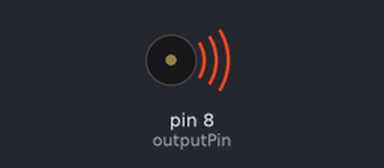
Recording of a sketch running on a simulated Arduino Uno, built with avr-gcc and run on an emulated ATmega328P. Shown: buzzer (waves = sounding). At 0.0 s the program stops and its outputs stay as they are.

Above: at 0.1 s.
Timing chart, 0 to 1.5 s (numbered marks = the images above):
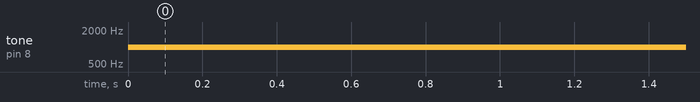

Measured:
- by itself, tone on pin 8 (outputPin): silent → 1000 Hz at 0.00 s

The sketch:

lab_7.ino
```cpp
const int outputPin = 8;     // Пин, на котором будет генерироваться сигнал
const int frequency = 1000;  // Частота сигнала в герцах (1 кГц)

void setup() {
  // Настройка пина как выхода
  pinMode(outputPin, OUTPUT);
}

void loop() {
  // Генерация сигнала заданной частоты
  tone(outputPin, frequency); // Генерация сигнала

  // Бесконечный цикл, так как сигнал генерируется непрерывно
  while (true) {
   // Можно добавить другие действия, если необходимо
  }
}
```
